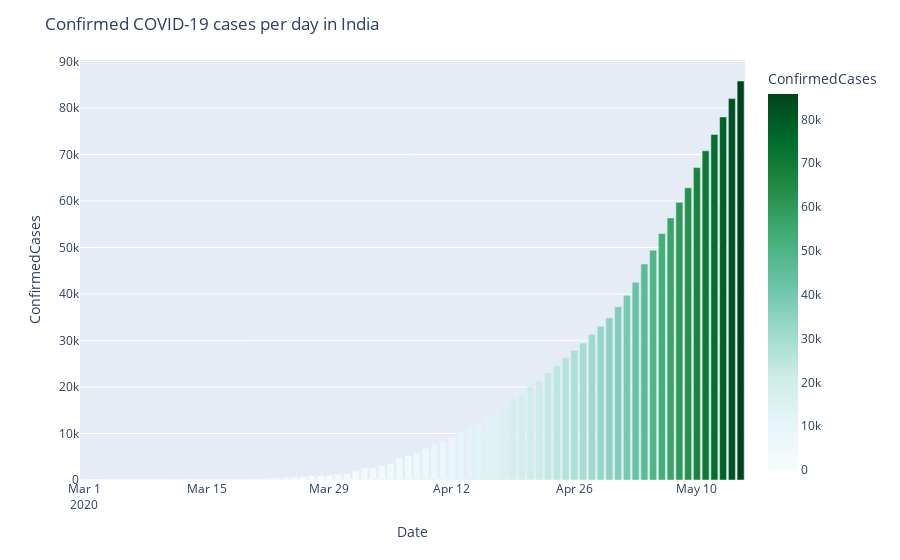

Notebook cell for this chart:
### Code cell
df_by_date = pd.DataFrame(train.fillna('NA').groupby(['Country_Region','Date'])['ConfirmedCases'].sum().sort_values().reset_index())

fig = px.bar(df_by_date.loc[(df_by_date['Country_Region'] == 'India') &(df_by_date.Date >= '2020-03-01')].sort_values('ConfirmedCases',ascending = False), 
             x='Date', y='ConfirmedCases', color="ConfirmedCases", color_continuous_scale=px.colors.sequential.BuGn)
fig.update_layout(title_text='Confirmed COVID-19 cases per day in India')
fig.show()
